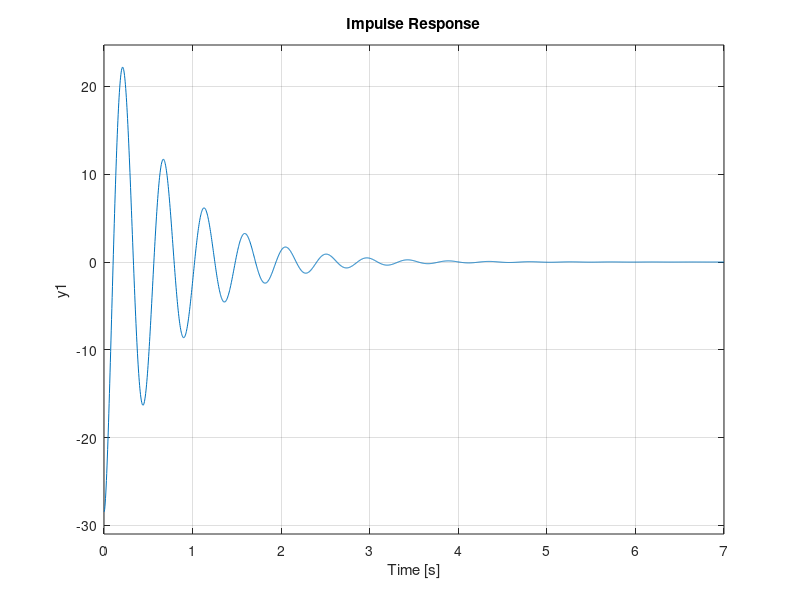

Write MATLAB code to recreate this figure.
k2 = 135000;
b2 = 1400;
m2 = 49.2;
k1 = (3000-1000)*rand + 1000;
b1 = (4000-1000)*rand + 1000;
m1 = 466.5;

a4 = (k1*k2)/(m1*m2); 
a3 = (((b1*k2)/(m1*m2))+((b2*k1)/(m1*m2)));
a2 = ((k1/m2)+(k2/m1)+((b1*b2)/(m1*m2))+(k1/m1));
a1 = ((b1/m2)+(b2/m2)+(b1/m1));
bb4 = 0;
bb3 = 0;
bb2 = -k2/m2;
bb1 = -b2/m2;

A = [0 1 0 0; 0 0 1 0; 0 0 0 1; -a4 -a3 -a2 -a1];
B = [0;0;0;1];
C = [bb4 bb3 bb2 bb1];
D = 0;

susp_ss = ss(A,B,C,D);
subplot(2,1,1);
step(susp_ss);
subplot(2,1,2);
impulse(susp_ss);


